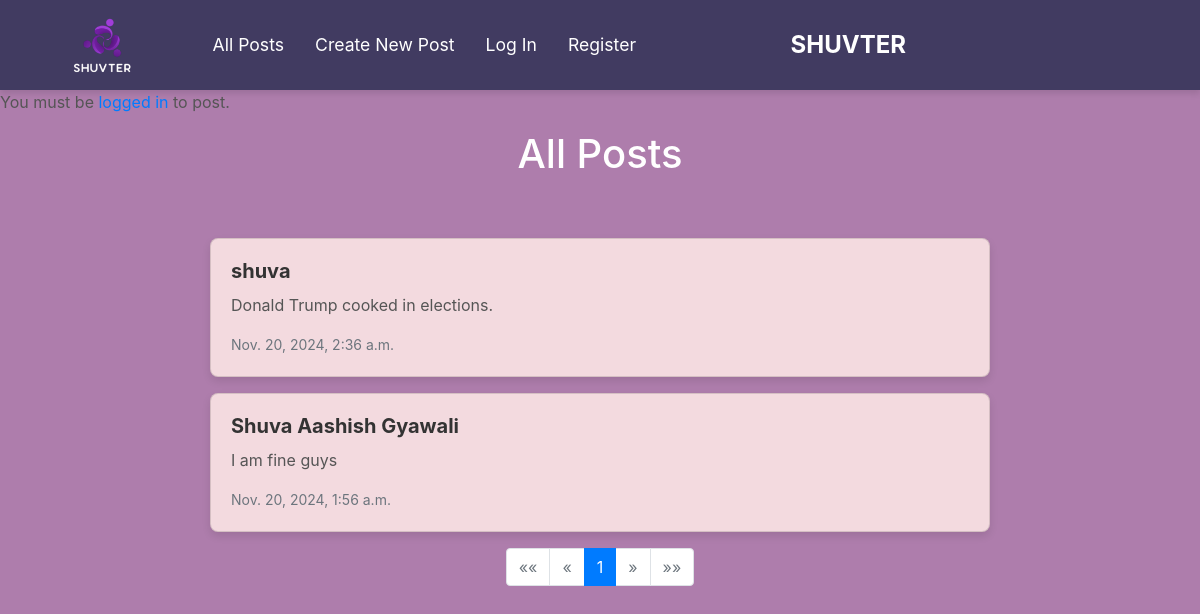
The page / on the database its author committed.
### network/models.py (models this page shows, shortened)
class Post(models.Model):
    author = models.ForeignKey(User, on_delete=models.CASCADE, related_name="posts")
    content = models.TextField()
    created_at = models.DateTimeField(auto_now_add=True)

class User(AbstractUser):
    pass

### network/views.py (the view)
# urls.py: path("", views.index, name="index"),
def index(request):
    if request.method == "POST":
        author = request.user
        content=request.POST["content"]
        post = Post(author=author, content=content)
        post.save()
    posts = Post.objects.all().order_by("-created_at")
    paginator = Paginator(posts, 10)
    pageNumber = request.GET.get('page')
    pages= paginator.get_page(pageNumber)
    return render(request, "network/index.html",{
        "posts":posts,
        "pages":pages
    })

### network/templates/network/index.html (shortened to what this page needs)
{% extends "network/layout.html" %}
{% load static %}
{% block body %}
        {% if user.is_authenticated %}
        <div id="new-post" class="new-post" style="display: none;">
            <h2>New Post</h2>
            <form action="" method="post">
                {% csrf_token %}
                <div class="form-group">
                    <textarea name="content" class="form-control" placeholder="What's on your mind?"></textarea>
                </div>
                <button type="submit" class="btn btn-primary">Post</button>
            </form>
        </div>
        {% else %}
        <p>You must be <a href="{% url 'login' %}">logged in</a> to post.</p>
        {% endif %}
    <h1>All Posts</h1>
    <div id="all-posts">
    {% for post in pages %}
        <div class="card mb-3">
            <div class="card-body">
                <h5 class="card-title">{{ post.author }}</h5>
                <p class="card-text">{{ post.content }}</p>
                <p class="card-text"><small class="text-muted">{{ post.created_at }}</small></p>
            </div>
        </div>
    {% endfor %}
    <nav aria-label="Page navigation">
        <ul class="pagination justify-content-center">
            {% if pages.has_previous %}
                <li class="page-item">
                    <a class="page-link" href="?page=1" aria-label="First">
                        <span aria-hidden="true">&laquo;&laquo;</span>
                    </a>
                </li>
                <li class="page-item">
                    <a class="page-link" href="?page={{ pages.previous_page_number }}" aria-label="Previous">
                        <span aria-hidden="true">&laquo;</span>
                    </a>
                </li>
            {% else %}
                <li class="page-item disabled">
                    <span class="page-link">&laquo;&laquo;</span>
                </li>
                <li class="page-item disabled">
                    <span class="page-link">&laquo;</span>
                </li>
            {% endif %}
            {% for num in pages.paginator.page_range %}
                {% if num == pages.number %}
                    <li class="page-item active">
                        <span class="page-link">{{ num }}</span>
                    </li>
                {% else %}
                    <li class="page-item">
                        <a class="page-link" href="?page={{ num }}">{{ num }}</a>
                    </li>
                {% endif %}
            {% endfor %}
            {% if pages.has_next %}
                <li class="page-item">
                    <a class="page-link" href="?page={{ pages.next_page_number }}" aria-label="Next">
                        <span aria-hidden="true">&raquo;</span>
                    </a>
                </li>
                <li class="page-item">
                    <a class="page-link" href="?page={{ pages.paginator.num_pages }}" aria-label="Last">
                        <span aria-hidden="true">&raquo;&raquo;</span>
                    </a>
                </li>
            {% else %}
                <li class="page-item disabled">
                    <span class="page-link">&raquo;</span>
                </li>
                <li class="page-item disabled">
                    <span class="page-link">&raquo;&raquo;</span>
                </li>
            {% endif %}
        </ul>
    </nav>
    </div>
{% endblock %}

### network/static/network/styles.css (style rules this page uses)
body { background-color: #AE7DAC; }
#all-posts { display: flex; flex-direction: column; align-items: center; max-width: 800px; margin: 50px auto; padding: 10px; }
.card { background-color: #F3DADF; border-radius: 8px; box-shadow: 0 4px 8px rgba(0, 0, 0, 0.1); overflow: hidden; width: 100%; margin-bottom: 20px; transition: transform 0.3s ease, box-shadow 0.3s ease; }
.card-body { padding: 20px; }
.card-title { font-size: 1.25rem; font-weight: bold; color: #333; margin-bottom: 10px; }
.card-text { font-size: 1rem; color: #555; margin-bottom: 15px; }
.text-muted { font-size: 0.875rem; color: #888; }
p { font-size: 1rem; color: #555; }
a { color: #007bff; text-decoration: none; }
body h1 { text-align: center; font-size: 2.5rem; color: #FFFFFF; }

### rows shown on the page
Post: author "shuva", content "Donald Trump cooked in elections.", created_at "Nov. 20, 2024, 2:36 a.m."
Post: author "Shuva Aashish Gyawali", content "I am fine guys", created_at "Nov. 20, 2024, 1:56 a.m."

### other values the page prints
{{ num }} "1"
